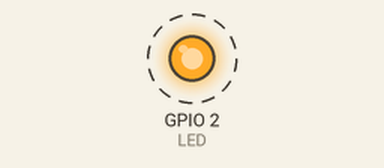
This program was run on a simulated ESP32. Shown: output pins drawn as LEDs (lit = HIGH). Dashed ring = blinking. What the program prints to the serial monitor is not drawn.

Above: at 0.6 s.
Timing chart, 0 to 5.5 s (numbered marks = the images above):
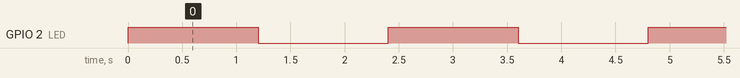

The program:

main.cpp
```cpp
/*

Exemplo para criação de tasks
Esse exemplo exibr como criar tarefas no FreeRTOS

*/


#include <Arduino.h>

// Bibliotecas FreeRTOS
#include "freertos/FreeRTOS.h"
#include "freertos/task.h"

#define LED 2

//Variáveis para armazenamento do handle das tasks
TaskHandle_t task1Handle = NULL;
TaskHandle_t task2Handle = NULL;

//Protótipos das tasks
void vTask1(void *pvParameters);
void vTask2(void *pvParameters);

void setup() {
  Serial.begin(115200);


  xTaskCreate(vTask1, "TASK1", configMINIMAL_STACK_SIZE, NULL, 1, &task1Handle); // Nome da função da task - Nome descritivo da task - Stack da task - Parametros passados - Prioridade - Handle
  xTaskCreate(vTask2, "TASK2", configMINIMAL_STACK_SIZE+1024, NULL, 2, &task1Handle);
}

void loop() {
  vTaskDelay(1000);
}

void vTask1(void *pvParameters){ // task 1 - pisca o LED
  pinMode(LED, OUTPUT);
  while (1)
  {
    digitalWrite(LED, !digitalRead(LED));
    vTaskDelay(pdMS_TO_TICKS(1200));
  }

}

void vTask2(void *pvParameters){ // task 2 - imprime no monitor serial

  int cont = 0;

  while (1)
  {
    Serial.println("Task2: " + String(cont++));
    vTaskDelay(pdMS_TO_TICKS(1200));
  }

}
```

Measured:
- by itself, GPIO 2 (LED): alternates HIGH for 1.2 s and LOW for 1.2 s
